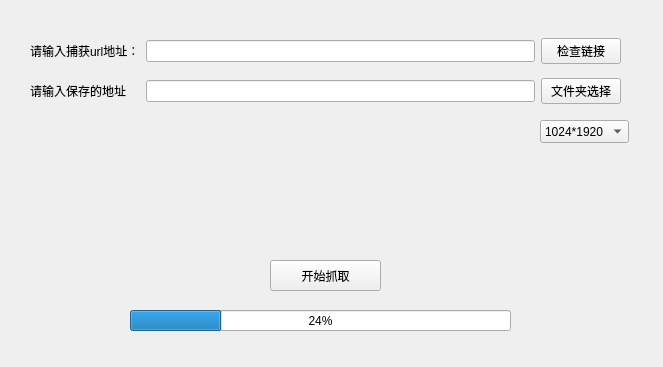
<?xml version="1.0" encoding="UTF-8"?>
<ui version="4.0">
 <class>NetToFileDialog</class>
 <widget class="QWidget" name="NetToFileDialog">
  <property name="geometry">
   <rect>
    <x>0</x>
    <y>0</y>
    <width>663</width>
    <height>367</height>
   </rect>
  </property>
  <property name="windowTitle">
   <string>Form</string>
  </property>
  <widget class="QWidget" name="gridLayoutWidget">
   <property name="geometry">
    <rect>
     <x>30</x>
     <y>30</y>
     <width>591</width>
     <height>83</height>
    </rect>
   </property>
   <layout class="QGridLayout" name="gridLayout">
    <item row="0" column="2">
     <widget class="QPushButton" name="checkBtn">
      <property name="text">
       <string>检查链接</string>
      </property>
     </widget>
    </item>
    <item row="0" column="0">
     <widget class="QLabel" name="urlLab">
      <property name="text">
       <string>请输入捕获url地址：</string>
      </property>
     </widget>
    </item>
    <item row="1" column="0">
     <widget class="QLabel" name="label">
      <property name="text">
       <string>请输入保存的地址</string>
      </property>
     </widget>
    </item>
    <item row="0" column="1">
     <widget class="QLineEdit" name="lineEdit"/>
    </item>
    <item row="1" column="2">
     <widget class="QPushButton" name="pushButton">
      <property name="text">
       <string>文件夹选择</string>
      </property>
     </widget>
    </item>
    <item row="1" column="1">
     <widget class="QLineEdit" name="lineEdit_2"/>
    </item>
   </layout>
  </widget>
  <widget class="QPushButton" name="startBtn">
   <property name="geometry">
    <rect>
     <x>270</x>
     <y>260</y>
     <width>111</width>
     <height>31</height>
    </rect>
   </property>
   <property name="text">
    <string>开始抓取</string>
   </property>
  </widget>
  <widget class="QProgressBar" name="progressBar">
   <property name="geometry">
    <rect>
     <x>130</x>
     <y>310</y>
     <width>381</width>
     <height>21</height>
    </rect>
   </property>
   <property name="value">
    <number>24</number>
   </property>
  </widget>
  <widget class="QComboBox" name="comboBox">
   <property name="geometry">
    <rect>
     <x>540</x>
     <y>120</y>
     <width>89</width>
     <height>23</height>
    </rect>
   </property>
   <item>
    <property name="text">
     <string>1024*1920</string>
    </property>
   </item>
   <item>
    <property name="text">
     <string>720*1280</string>
    </property>
   </item>
  </widget>
 </widget>
 <resources/>
 <connections/>
</ui>
